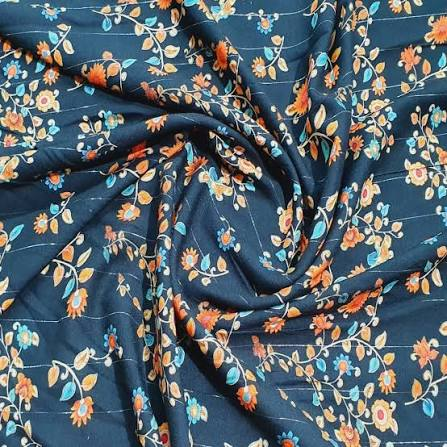
#> input picture backend/app/uploads/07e4a27d-3e30-4279-9fc7-6b80991f156a.jpg, 447 x 447 px
$ python -i vision.py   (imports and definitions only)   (older library calls are emulated)
#> lines starting #> are read from the running program, lines starting #| are printed output that depends on the picture; after the words box and inside, x2 and y2 are one past the last pixel; in counts of white or black regions, pixels touching at a corner belong together
#> further down, picture is the input picture: shape (447, 447, 3); mean B, G, R 108.6, 100.2, 86.6
"""
Textile image analysis engine (Milestone 2).

Every number here is computed directly from the pixels of the uploaded
image using OpenCV. Contamination and damage detection use LOCAL/BLOCK-based
comparison (not a single global threshold) - this was recalibrated after
testing found that a naive global-threshold approach falsely flagged plain
dark backgrounds and ordinary fabric wrinkles as "contamination"/"damage".
"""
import io
from dataclasses import dataclass

import cv2
import numpy as np
from PIL import Image


@dataclass
class ImageFeatures:
    dominant_color_hex: str
    brightness: float
    texture_score: float
    contamination_score: float
    damage_score: float
    twill_score: float = 0.0
    hue_median: float = 0.0
    saturation_median: float = 0.0
    sheen_score: float = 0.0
    color_std: float = 0.0


# [4 lines left out: function _load_image, not called in this run]


def _center_crop(img_bgr: np.ndarray, fraction: float = 0.80) -> np.ndarray:
#> called with fraction = 0.8
    h, w = img_bgr.shape[:2]
#> h = 447; w = 447
    ch, cw = int(h * fraction), int(w * fraction)
#> ch = 357; cw = 357
    y0, x0 = (h - ch) // 2, (w - cw) // 2
#> y0 = 45; x0 = 45
    return img_bgr[y0:y0 + ch, x0:x0 + cw]
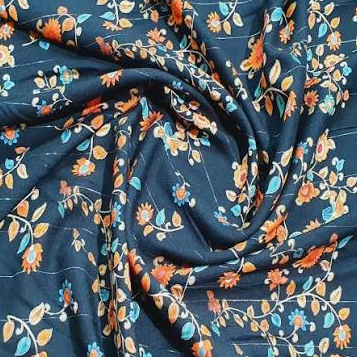
#> returned value: shape (357, 357, 3); mean of channels 0, 1, 2 104.7, 97.4, 86.9; drawn as B, G, R


# [123 lines left out: functions _get_foreground_mask, _dominant_color, _brightness, _texture_score, _twill_score, _sheen_score and 3 more, not called in this run]


def _damage_score(img_bgr: np.ndarray, mask: np.ndarray = None) -> float:
    cropped = _center_crop(img_bgr)
    gray = cv2.cvtColor(cropped, cv2.COLOR_BGR2GRAY)
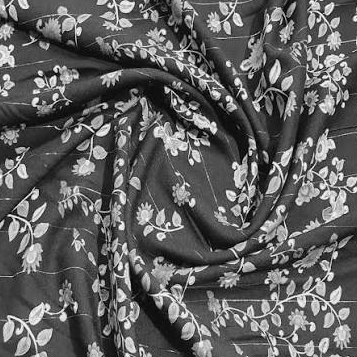
#> gray: shape (357, 357); min 0, max 255, mean 95.1
    blurred = cv2.GaussianBlur(gray, (15, 15), 0)
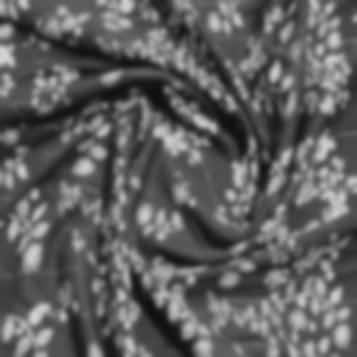
#> blurred: shape (357, 357); min 16, max 214, mean 95.1
    edges = cv2.Canny(blurred, 55, 145)
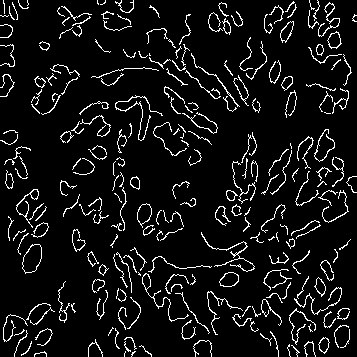
#> edges: shape (357, 357); 7.6% white in thin lines or dots
    if mask is not None and mask.size > 0:
        c_mask = _center_crop(mask)
        if c_mask.shape == edges.shape:
            edges = cv2.bitwise_and(edges, edges, mask=c_mask)
    edges = cv2.dilate(edges, np.ones((3, 3), np.uint8), iterations=1)
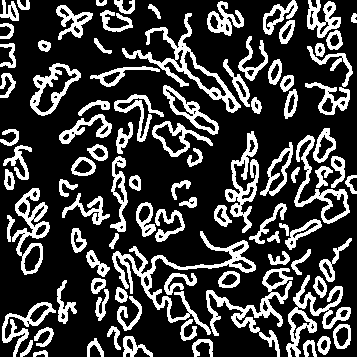
#> edges: shape (357, 357); 25.3% white; 94 white regions
    contours, _ = cv2.findContours(edges, cv2.RETR_LIST, cv2.CHAIN_APPROX_SIMPLE)
#> contours = 196 contours, 25 with area under 20; largest, box (x1, y1, x2, y2) and area: (122, 13, 241, 113) 1986, (112, 231, 256, 335) 1886, (206, 268, 293, 357) 1464, (12, 188, 50, 275) 1422, (30, 63, 81, 116) 1384
    if not contours:
        return 0.0

    crop_area = gray.shape[0] * gray.shape[1]
#> crop_area = 127449
    min_area = crop_area * 0.012 # Ignore small wrinkles & buttons
#> min_area = 1529.4

    jagged_count = 0
    for c in contours:
        area = cv2.contourArea(c)
        if area < min_area:
            continue
        hull = cv2.convexHull(c)
        hull_area = cv2.contourArea(hull)
        if hull_area == 0:
            continue
        solidity = area / hull_area
        if solidity < 0.35: # True jagged tears / heavy fraying
            jagged_count += 1
#> this loop made 196 passes
#> (area, hull_area, solidity, jagged_count) on pass 58: (1886, 9700, 0.194, 1)
#> area on passes 1 to 6: 46, 55, 97.5, 60, 132, 59
#> after the loop, jagged_count = 1

    return round(min(jagged_count / 3.0, 1.0), 4)


# [16 lines left out: function analyze_image, not called in this run]

>>> import cv2
>>> picture = cv2.imread('uploads/07e4a27d-3e30-4279-9fc7-6b80991f156a.jpg')
>>> result = _damage_score(picture)
#> result = 0.333
